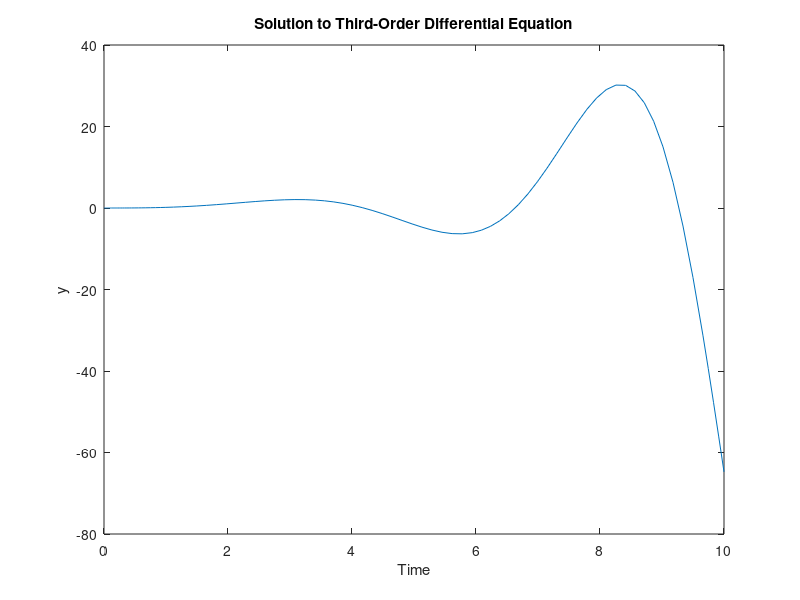

This figure's MATLAB source:
% First Order

% Define the differential equation
dydt = @(t,y) -2*y + 1;

% Define the time duration and initial condition
tspan = [0 10];
y0 = 0;

% Solve the differential equation
[t,y] = ode45(dydt,tspan,y0);

% Plot the solution
plot(t,y);
xlabel('Time');
ylabel('y');
title('Solution to First-Order Differential Equation');

% % % % % % % % % % % % % % % 

% Second Order

% Define the differential equation
dy2dt2 = @(t,y) -2*y(1) - 0.5*y(2) + 1;
dy1dt = @(t,y) y(2);
dydt = @(t,y) [dy1dt(t,y); dy2dt2(t,y)];

% Define the time duration and initial condition
tspan = [0 10];
y0 = [0; 0];

% Solve the differential equation
[t,y] = ode45(dydt,tspan,y0);

% Plot the solution
plot(t,y(:,1));
xlabel('Time');
ylabel('y');
title('Solution to Second-Order Differential Equation');

% % % % % % % % % % % % % % % 


% Third Order

% Define the differential equation
dy3dt3 = @(t,y) -2*y(1) - 0.5*y(2) + 1;
dy2dt = @(t,y) y(3);
dy1dt = @(t,y) y(2);
dydt = @(t,y) [dy1dt(t,y); dy2dt(t,y); dy3dt3(t,y)];

% Define the time duration and initial condition
tspan = [0 10];
y0 = [0; 0; 0];

% Solve the differential equation
[t,y] = ode45(dydt,tspan,y0);

% Plot the solution
plot(t,y(:,1));
xlabel('Time');
ylabel('y');
title('Solution to Third-Order Differential Equation');

